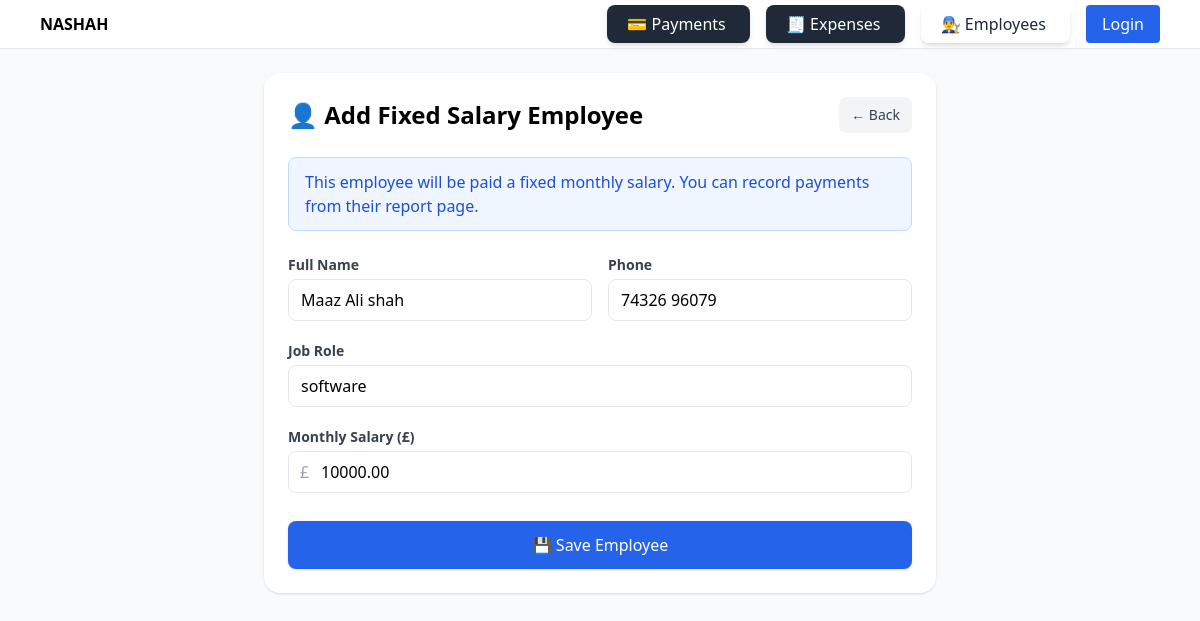
/employees/fixed/4/edit/, run on the app's committed database.
### employees/models.py (models this page shows, shortened)
class FixedEmployee(models.Model):
    name = models.CharField(max_length=255)
    phone = models.CharField(max_length=20, blank=True, null=True)
    role = models.CharField(max_length=100, blank=True, null=True)
    monthly_salary = models.DecimalField(max_digits=10, decimal_places=2)

### employees/views.py (the view)
# urls.py: path("fixed/<int:pk>/edit/", views.fixed_employee_update, name="fixed_employee_update"),
def fixed_employee_update(request, pk):
    employee = get_object_or_404(FixedEmployee, pk=pk)
    if request.method == "POST":
        form = FixedEmployeeForm(request.POST, instance=employee)
        if form.is_valid():
            form.save()
            return redirect("/employees/?type=fixed")
    else:
        form = FixedEmployeeForm(instance=employee)
    return render(request, "employees/fixed_employee_form.html", {
        "form": form,
        "title": f"Update Employee: {employee.name}"
    })

### employees/forms.py
class FixedEmployeeForm(forms.ModelForm):
    class Meta:
        model = FixedEmployee
        fields = ["name", "phone", "role", "monthly_salary"]

### employees/templates/employees/fixed_employee_form.html (shortened to what this page needs)
{% extends "base.html" %}
{% block content %}
<div class="max-w-2xl mx-auto bg-white rounded-2xl shadow p-6 space-y-6">
  <div class="flex items-center justify-between">
    <h2 class="text-2xl font-bold">👤 Add Fixed Salary Employee</h2>
    <a href="javascript:history.back()"
       class="text-sm px-3 py-2 rounded-lg bg-gray-100 hover:bg-gray-200 text-gray-700">
       ← Back
    </a>
  </div>
  <div class="bg-blue-50 border border-blue-200 text-blue-700 px-4 py-3 rounded-lg">
    This employee will be paid a fixed monthly salary. You can record payments from their report page.
  </div>
  <form method="post" class="space-y-5">
    <div class="grid grid-cols-1 md:grid-cols-2 gap-4">
      <div>
        <label class="block text-sm font-semibold text-gray-700 mb-1">Full Name</label>
        <input type="text" name="name"
               value="{{ form.name.value|default_if_none:'' }}"
               placeholder="Enter employee name"
               class="w-full border rounded-lg px-3 py-2 focus:ring-2 focus:ring-blue-500 focus:border-blue-500">
      </div>
      <div>
        <label class="block text-sm font-semibold text-gray-700 mb-1">Phone</label>
        <input type="text" name="phone"
               value="{{ form.phone.value|default_if_none:'' }}"
               placeholder="+44 7700 900123"
               class="w-full border rounded-lg px-3 py-2 focus:ring-2 focus:ring-blue-500 focus:border-blue-500">
      </div>
    </div>
    <div>
      <label class="block text-sm font-semibold text-gray-700 mb-1">Job Role</label>
      <input type="text" name="role"
             value="{{ form.role.value|default_if_none:'' }}"
             placeholder="E.g. Accountant, Supervisor, Manager"
             class="w-full border rounded-lg px-3 py-2 focus:ring-2 focus:ring-blue-500 focus:border-blue-500">
    </div>
    <div>
      <label class="block text-sm font-semibold text-gray-700 mb-1">Monthly Salary (£)</label>
      <div class="relative">
        <span class="absolute inset-y-0 left-3 flex items-center text-gray-400">£</span>
        <input type="number" step="0.01" name="monthly_salary"
               value="{{ form.monthly_salary.value|default_if_none:'' }}"
               placeholder="Enter monthly salary"
               class="w-full border rounded-lg pl-8 pr-3 py-2 focus:ring-2 focus:ring-blue-500 focus:border-blue-500">
      </div>
    </div>
    <div class="pt-2">
      <button type="submit"
              class="w-full bg-blue-600 text-white py-3 rounded-lg shadow hover:bg-blue-700 active:translate-y-px transition">
        💾 Save Employee
      </button>
    </div>
  </form>
</div>
{% endblock %}

### data on the page
FixedEmployee: name "Maaz Ali shah", phone "74326 96079", role "software", monthly_salary "10000.00"
